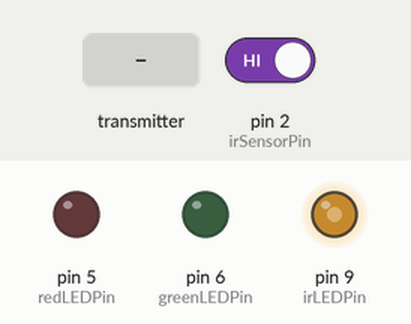
Simulated run of this sketch. Board: Arduino Uno, built with avr-gcc and run on an emulated ATmega328P. On the bench: output pins drawn as LEDs (lit = HIGH). Dashed ring = blinking. The inputs (shaded band) are chosen by the test bench; at power-on: pin 2 (irSensorPin) HIGH. No radio packets arrive unless stated.

Above: at 2.7 s.
2.8 s: the transmitter starts sending chosen = 1
At 5.3 s:
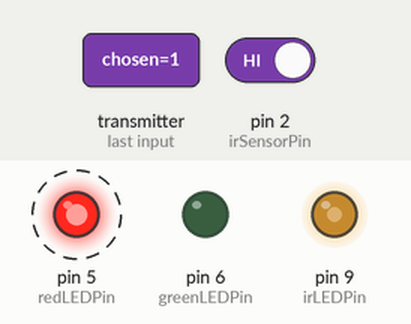
5.8 s: pin 2 (irSensorPin) driven LOW
At 8.9 s:
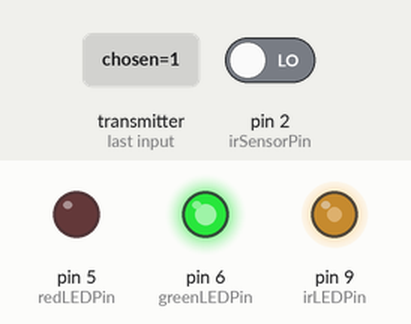
Timing chart, 0 to 14.8 s (numbered marks = the images above; inputs shaded):
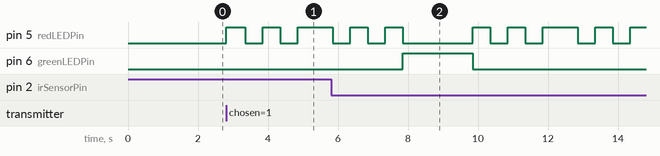

Measured:
- after the input at 2.8 s, pin 5 (redLEDPin): alternates HIGH for 0.53 s and LOW for 0.50 s, starting at once
- after the input at 5.8 s, pin 6 (greenLEDPin): LOW → HIGH after 2.1 s, → LOW 2.0 s later

The sketch:

prototype_wireless_node.ino
```cpp
#define irLEDPin 9
#define irSensorPin 2

#define redLEDPin 5
#define greenLEDPin 6


#include "TimerOne.h"
#include "LightControl.h"
#include <elapsedMillis.h>
#include <SPI.h>
#include "RF24.h"

RF24 radio(7,8);

int goalNumber = 2;

const uint64_t b_pipes[6] = {0x0F0F0F0F11LL, 0x0F0F0F0F22LL};
const uint64_t n_pipes[6] = {0x1F1F1F1F11LL, 0x1F1F1F1F22LL};

LightControl lights(redLEDPin, greenLEDPin);

bool goalStatus = false;
bool chosen = false;
bool goal = false;

unsigned long time_wait;
bool timeout;
int liveGoal;

int count;

bool listening;


void setup() {
  pinMode(irLEDPin, OUTPUT);
  pinMode(irSensorPin, INPUT_PULLUP);

  attachInterrupt(digitalPinToInterrupt(irSensorPin), goalState, FALLING);

  Timer1.initialize(26); //26 us is 38 kHz
  Timer1.pwm(irLEDPin, 512);

//  Serial.begin(115200);
  delay(1000);

  radio.begin();
  radio.setChannel(108);

  radio.setPALevel(RF24_PA_MIN);

  radio.openReadingPipe(1, b_pipes[goalNumber-1]);
  radio.startListening();

  delay(500);
//  Serial.print("Begin ");
//  Serial.println(goalNumber);
  lights.off();
  listening = true;
}

void loop()
{
  if(!chosen){
//    Serial.println("not chosen");
    lights.off();
    time_wait = millis();
    timeout = false;
    while(!radio.available() && !timeout){        //might not need timeout checker
      if(millis() - time_wait > 250){
        timeout = true;
//        Serial.println("timeout");
      }
    }

    if(!timeout){
      while(radio.available()){
        radio.read( &chosen, sizeof(chosen) );
      }
    }
  }


  if(chosen){
    lights.red();

//    Serial.println("Chosen");

    if(goalStatus){
//      Serial.println("goal");
      goal = true;
      radio.stopListening();
      radio.openWritingPipe(n_pipes[goalNumber-1]);
      while( !radio.write( &goalStatus, sizeof(goalStatus) ))
      {
          //makes sure that it gets sent
      }
      radio.startListening();
      lights.green();
      goalStatus = false;
     }

      time_wait = millis();
      timeout = false;
      while(!radio.available() && !timeout){
        if(millis() - time_wait > 250){
          timeout = true;
        }
      }

      if(!timeout){
        while(radio.available()){
          radio.read( &chosen, sizeof(chosen) );
        }

        if(goal){
          lights.green();
          delay(2000);
          lights.off();
        }else{
          lights.red();
          delay(500);
          lights.off();
          delay(500);
          lights.red();
          delay(500);
          lights.off();
          delay(500);
          lights.red();
          delay(500);
        }
        goal = false;
      }
    }
}

void goalState(){        //probably best to create goal objects
  if(chosen){
    goalStatus = true;
  }
}
```

LightControl.cpp
```cpp
#include "Arduino.h"
#include "LightControl.h"


LightControl::LightControl(int redPin, int greenPin)
{
  pinMode(redPin, OUTPUT);
  pinMode(greenPin, OUTPUT);
  _redPin = redPin;
  _greenPin = greenPin;
}

void LightControl::red()
{
  digitalWrite(_redPin, HIGH);
  digitalWrite(_greenPin, LOW);
}

void LightControl::green(){
  digitalWrite(_redPin, LOW);
  digitalWrite(_greenPin, HIGH);
}

void LightControl::off(){
  digitalWrite(_redPin, LOW);
  digitalWrite(_greenPin, LOW);
}
```

LightControl.h
```cpp
#ifndef LightControl_h
#define LightControl_h

#include "Arduino.h"

class LightControl
{
  public:
    LightControl(int redPin, int greenPin);
    void red();
    void green();
    void off();

  private:
    int _redPin;
    int _greenPin;
};

#endif
```
